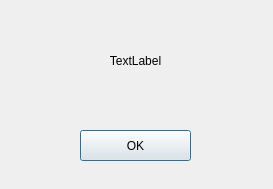
<?xml version="1.0" encoding="UTF-8"?>
<ui version="4.0">
 <class>Dialog</class>
 <widget class="QDialog" name="Dialog">
  <property name="geometry">
   <rect>
    <x>0</x>
    <y>0</y>
    <width>273</width>
    <height>189</height>
   </rect>
  </property>
  <property name="windowTitle">
   <string>Dialog</string>
  </property>
  <widget class="QLabel" name="label">
   <property name="geometry">
    <rect>
     <x>10</x>
     <y>40</y>
     <width>251</width>
     <height>41</height>
    </rect>
   </property>
   <property name="text">
    <string>TextLabel</string>
   </property>
   <property name="alignment">
    <set>Qt::AlignCenter</set>
   </property>
  </widget>
  <widget class="QPushButton" name="pushButton">
   <property name="geometry">
    <rect>
     <x>80</x>
     <y>130</y>
     <width>111</width>
     <height>31</height>
    </rect>
   </property>
   <property name="text">
    <string>OK</string>
   </property>
  </widget>
 </widget>
 <resources/>
 <connections/>
</ui>
